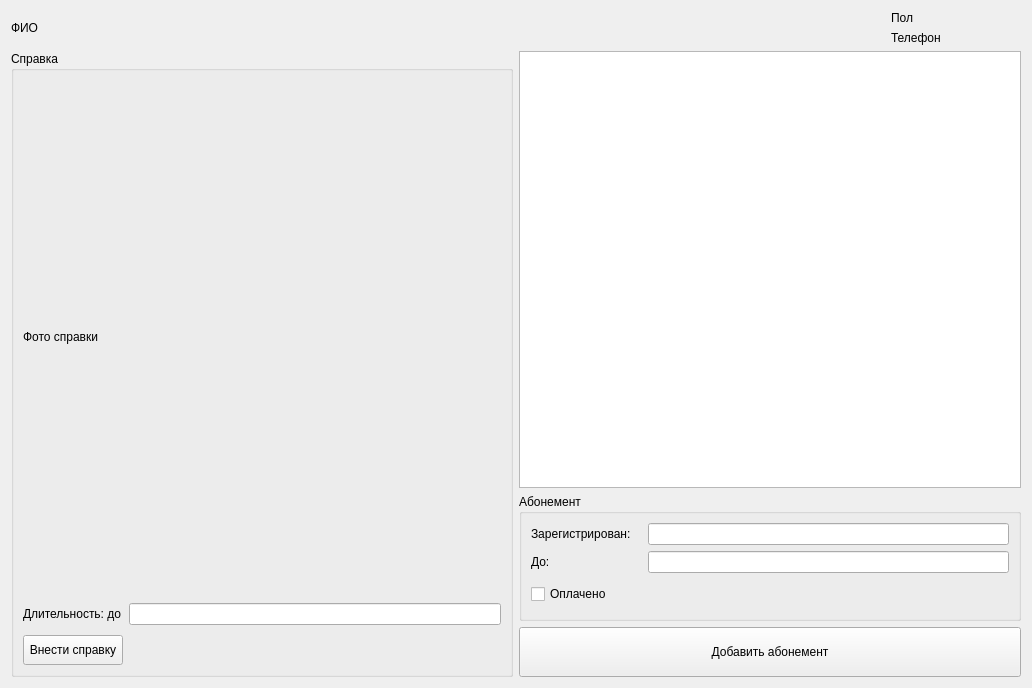
<?xml version="1.0" encoding="UTF-8"?>
<ui version="4.0">
 <class>userdata</class>
 <widget class="QWidget" name="userdata">
  <property name="geometry">
   <rect>
    <x>0</x>
    <y>0</y>
    <width>1032</width>
    <height>688</height>
   </rect>
  </property>
  <property name="windowTitle">
   <string>Form</string>
  </property>
  <layout class="QGridLayout" name="gridLayout_2">
   <item row="0" column="0">
    <layout class="QVBoxLayout" name="verticalLayout_4">
     <item>
      <layout class="QHBoxLayout" name="horizontalLayout_7">
       <item>
        <widget class="QLabel" name="username">
         <property name="sizePolicy">
          <sizepolicy hsizetype="MinimumExpanding" vsizetype="Preferred">
           <horstretch>0</horstretch>
           <verstretch>0</verstretch>
          </sizepolicy>
         </property>
         <property name="styleSheet">
          <string notr="true">font: italic 16pt &quot;Narkisim&quot;;</string>
         </property>
         <property name="text">
          <string>ФИО</string>
         </property>
        </widget>
       </item>
       <item>
        <layout class="QVBoxLayout" name="verticalLayout_5">
         <item>
          <widget class="QLabel" name="gender">
           <property name="minimumSize">
            <size>
             <width>130</width>
             <height>0</height>
            </size>
           </property>
           <property name="text">
            <string>Пол</string>
           </property>
          </widget>
         </item>
         <item>
          <widget class="QLabel" name="phone">
           <property name="minimumSize">
            <size>
             <width>130</width>
             <height>0</height>
            </size>
           </property>
           <property name="text">
            <string>Телефон</string>
           </property>
          </widget>
         </item>
        </layout>
       </item>
      </layout>
     </item>
     <item>
      <layout class="QHBoxLayout" name="horizontalLayout_5">
       <item>
        <widget class="QGroupBox" name="groupBox">
         <property name="sizePolicy">
          <sizepolicy hsizetype="MinimumExpanding" vsizetype="Preferred">
           <horstretch>0</horstretch>
           <verstretch>0</verstretch>
          </sizepolicy>
         </property>
         <property name="title">
          <string>Справка</string>
         </property>
         <layout class="QHBoxLayout" name="horizontalLayout">
          <item>
           <layout class="QVBoxLayout" name="verticalLayout">
            <item>
             <widget class="QLabel" name="docphoto">
              <property name="sizePolicy">
               <sizepolicy hsizetype="Preferred" vsizetype="Expanding">
                <horstretch>0</horstretch>
                <verstretch>0</verstretch>
               </sizepolicy>
              </property>
              <property name="text">
               <string>Фото справки</string>
              </property>
             </widget>
            </item>
            <item>
             <layout class="QHBoxLayout" name="horizontalLayout_2">
              <item>
               <widget class="QLabel" name="untilLabel">
                <property name="sizePolicy">
                 <sizepolicy hsizetype="Fixed" vsizetype="Maximum">
                  <horstretch>0</horstretch>
                  <verstretch>0</verstretch>
                 </sizepolicy>
                </property>
                <property name="minimumSize">
                 <size>
                  <width>100</width>
                  <height>30</height>
                 </size>
                </property>
                <property name="maximumSize">
                 <size>
                  <width>16777215</width>
                  <height>16777215</height>
                 </size>
                </property>
                <property name="text">
                 <string>Длительность: до</string>
                </property>
               </widget>
              </item>
              <item>
               <widget class="QLineEdit" name="untilLine"/>
              </item>
             </layout>
            </item>
            <item>
             <widget class="QPushButton" name="addDocNote">
              <property name="sizePolicy">
               <sizepolicy hsizetype="Fixed" vsizetype="Fixed">
                <horstretch>0</horstretch>
                <verstretch>0</verstretch>
               </sizepolicy>
              </property>
              <property name="minimumSize">
               <size>
                <width>100</width>
                <height>30</height>
               </size>
              </property>
              <property name="text">
               <string>Внести справку</string>
              </property>
             </widget>
            </item>
           </layout>
          </item>
         </layout>
        </widget>
       </item>
       <item>
        <layout class="QVBoxLayout" name="verticalLayout_7">
         <item>
          <widget class="QTableView" name="prevAbon"/>
         </item>
         <item>
          <widget class="QGroupBox" name="groupBox_2">
           <property name="sizePolicy">
            <sizepolicy hsizetype="MinimumExpanding" vsizetype="Fixed">
             <horstretch>0</horstretch>
             <verstretch>0</verstretch>
            </sizepolicy>
           </property>
           <property name="title">
            <string>Абонемент</string>
           </property>
           <layout class="QGridLayout" name="gridLayout">
            <item row="0" column="0">
             <layout class="QVBoxLayout" name="verticalLayout_3">
              <item>
               <layout class="QVBoxLayout" name="verticalLayout_2">
                <item>
                 <layout class="QVBoxLayout" name="verticalLayout_6">
                  <item>
                   <layout class="QHBoxLayout" name="horizontalLayout_3">
                    <item>
                     <widget class="QLabel" name="abonDurFromLabel">
                      <property name="minimumSize">
                       <size>
                        <width>111</width>
                        <height>0</height>
                       </size>
                      </property>
                      <property name="text">
                       <string>Зарегистрирован:</string>
                      </property>
                     </widget>
                    </item>
                    <item>
                     <widget class="QLineEdit" name="abonDurFromLine"/>
                    </item>
                   </layout>
                  </item>
                  <item>
                   <layout class="QHBoxLayout" name="horizontalLayout_4">
                    <item>
                     <widget class="QLabel" name="abonDurToLabel">
                      <property name="minimumSize">
                       <size>
                        <width>111</width>
                        <height>0</height>
                       </size>
                      </property>
                      <property name="text">
                       <string>До:</string>
                      </property>
                     </widget>
                    </item>
                    <item>
                     <widget class="QLineEdit" name="abonDurToLine"/>
                    </item>
                   </layout>
                  </item>
                 </layout>
                </item>
                <item>
                 <widget class="QCheckBox" name="isCost">
                  <property name="sizePolicy">
                   <sizepolicy hsizetype="Minimum" vsizetype="Fixed">
                    <horstretch>0</horstretch>
                    <verstretch>0</verstretch>
                   </sizepolicy>
                  </property>
                  <property name="minimumSize">
                   <size>
                    <width>0</width>
                    <height>30</height>
                   </size>
                  </property>
                  <property name="text">
                   <string>Оплачено</string>
                  </property>
                 </widget>
                </item>
               </layout>
              </item>
             </layout>
            </item>
           </layout>
          </widget>
         </item>
         <item>
          <widget class="QPushButton" name="addAbon">
           <property name="sizePolicy">
            <sizepolicy hsizetype="MinimumExpanding" vsizetype="Preferred">
             <horstretch>0</horstretch>
             <verstretch>0</verstretch>
            </sizepolicy>
           </property>
           <property name="minimumSize">
            <size>
             <width>250</width>
             <height>50</height>
            </size>
           </property>
           <property name="text">
            <string>Добавить абонемент</string>
           </property>
          </widget>
         </item>
        </layout>
       </item>
      </layout>
     </item>
    </layout>
   </item>
  </layout>
 </widget>
 <resources/>
 <connections/>
</ui>
